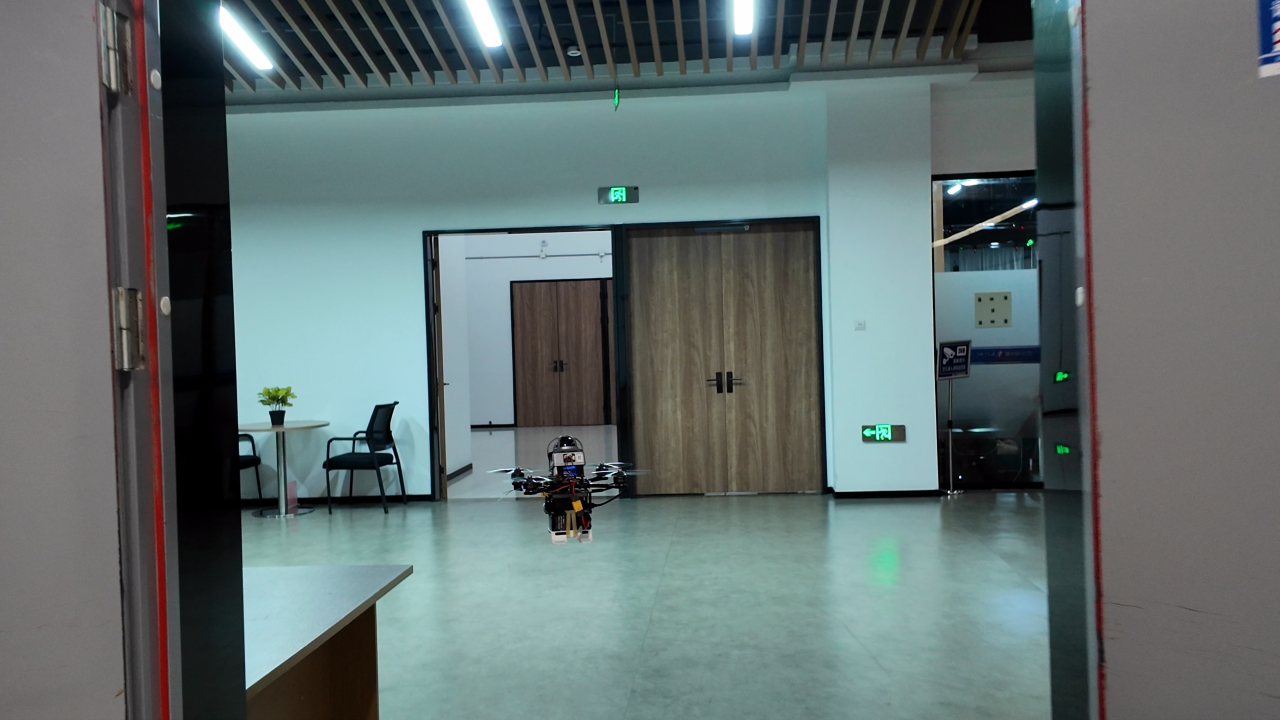
#> input picture figures/source/fig01_real_world/third_person_assets/rgb_019.jpg, 3840 x 2160 px, given in place of rgb_053.jpg, which was not available (shown at 1/3 size)
$ python prepare_assets.py
#> lines starting #> are read from the running program, lines starting #| are printed output that depends on the picture
"""Prepare measured geometry and real photographs for this figure draft.

Run with /usr/bin/python3. Original recordings remain outside the paper project.
The layout builder uses only the derived assets saved next to this script.
"""
from pathlib import Path
import hashlib
import json

import cv2
import numpy as np
from PIL import Image, ImageDraw, ImageFont


HERE = Path(__file__).resolve().parent
WORKSPACE = HERE.parents[4]
ASSETS = HERE / "assets"
ASSETS.mkdir(exist_ok=True)
UPSTREAM = WORKSPACE / "画图/主图/local_vggt"
RUN = WORKSPACE / "真机实验素材/成功场次/实验室4任务加主动搜索"
ROOM_DIR = RUN / "02_地图与场景/room_review_pcd"
sources = []


def source_record(path):
    return {
        "path": str(path.relative_to(WORKSPACE)),
        "sha256": hashlib.sha256(path.read_bytes()).hexdigest(),
    }


photos = [
    ("task_1_laptop", 53, (350, 60, 3350, 2160)),
    ("task_2_toolbox", 69, (850, 0, 3350, 1750)),
    ("task_3_microwave", 129, (950, 450, 2950, 1850)),
    ("task_4_cup", 163, (400, 144, 3280, 2160)),
    ("recovery_absent", 31, (200, 650, 2950, 2000)),
    ("recovery_search", 47, (900, 650, 3600, 1975)),
]
for name, seconds, crop in photos:
    path = UPSTREAM / "third_person_assets" / f"rgb_{seconds:03}.jpg"
    original = Image.open(path).convert("RGB")
#> original is the input picture: PIL image 3840x2160 RGB; mean R, G, B 98.3, 111.9, 111.7
    assert 0 <= crop[0] < crop[2] <= original.width
    assert 0 <= crop[1] < crop[3] <= original.height
    original.crop(crop).save(ASSETS / f"{name}.jpg", quality=98)
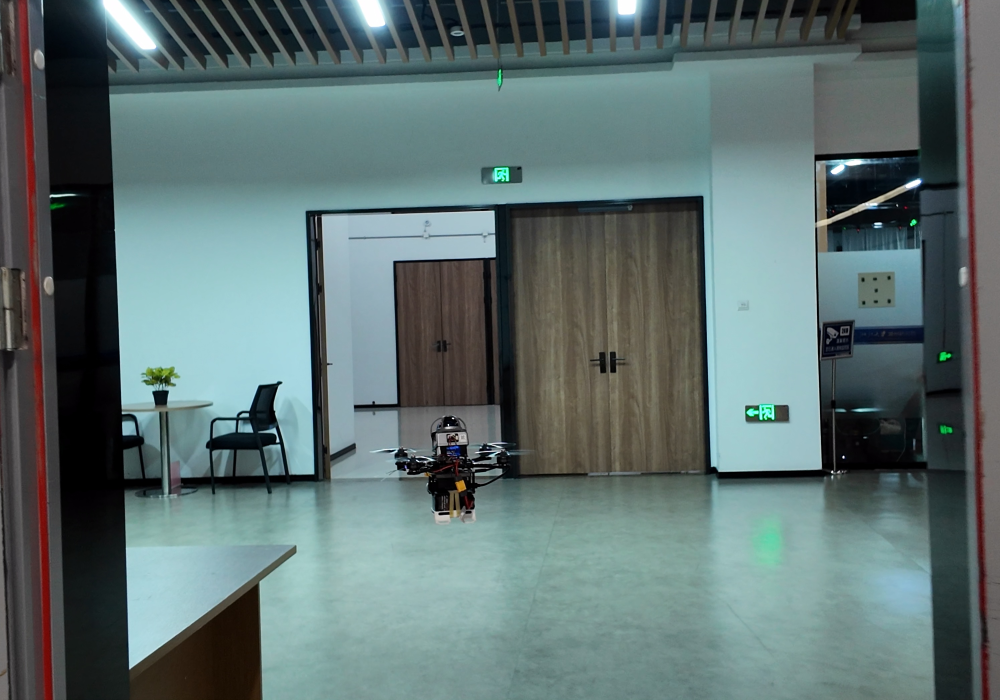
#> saved as task_1_laptop.jpg: PIL image 3000x2100 RGB (shown at 1/3 size); mean R, G, B 94.5, 112.9, 112.5
    sources.append({
        "asset": f"assets/{name}.jpg",
        **source_record(path),
        "view": "third-person handheld follow camera",
        "encoded_video_seconds": seconds,
        "crop_xyxy_pixels": crop,
        "original_size": original.size,
    })
#> pass 2 of the loop `for name, seconds, crop in photos:`:
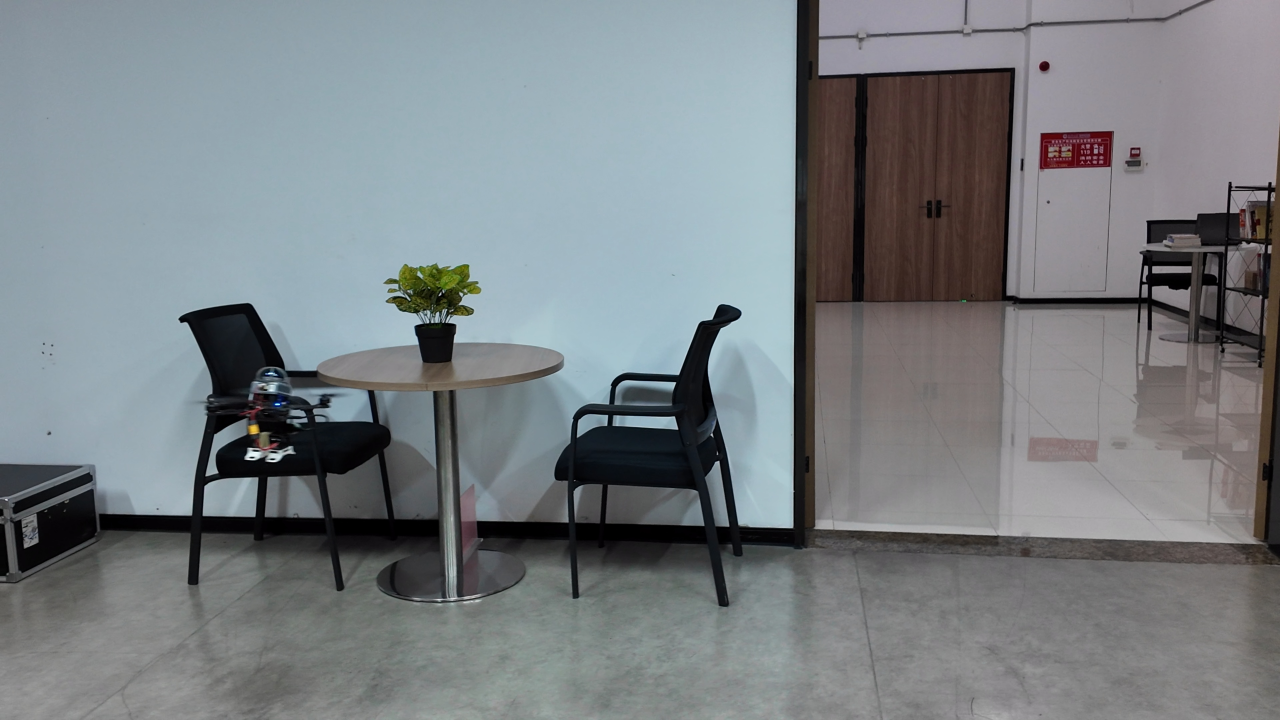
#> input picture figures/source/fig01_real_world/third_person_assets/rgb_031.jpg, 3840 x 2160 px, given in place of rgb_069.jpg, which was not available (shown at 1/3 size)
#> original is the input picture: PIL image 3840x2160 RGB; mean R, G, B 121.8, 127.6, 131.1
#> `original.crop(crop).save(ASSETS / f"{name}.jpg", quality=98)`:
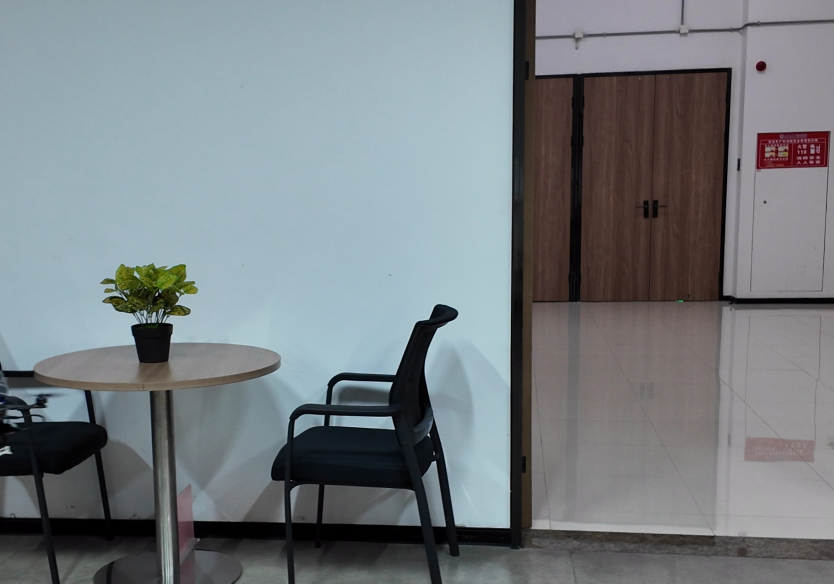
#> saved as task_2_toolbox.jpg: PIL image 2500x1750 RGB (shown at 1/3 size); mean R, G, B 120, 126.6, 130.9
#> (the run stopped early here; a loop or call above may not have finished)
